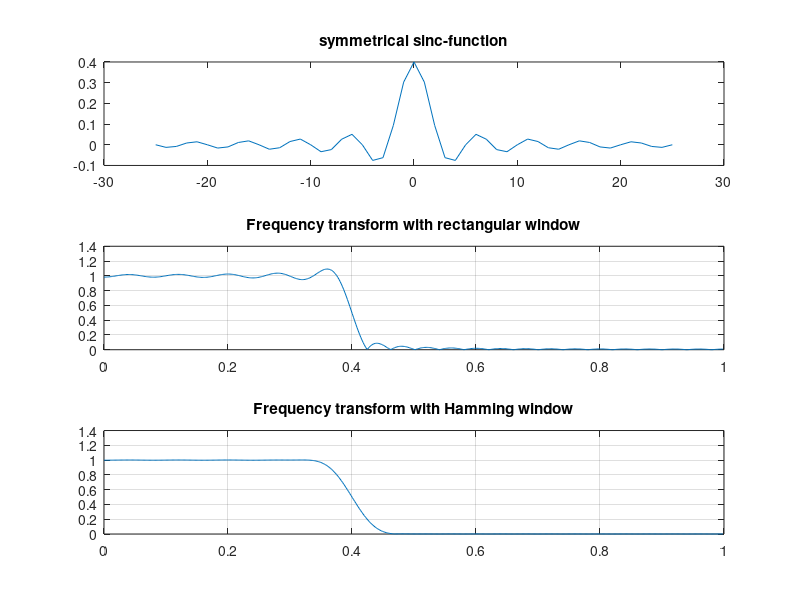

Source code (MATLAB):
% fir_window.m
% Demonstrates windowing  
b = 0.4 * sinc(0.4*(-25:25)); % Symmetrical sinc function 
subplot(3,1,1);
plot((-25:25),b);
title('symmetrical sinc-function');
[H,w] = freqz(b, 1, 512, 2);  % frequency transform for boxcar window
subplot(3,1,2);
plot(w,abs(H)), grid
title('Frequency transform with rectangular window');
b = b.*hamming(51)';          % use transpose hamming vector here 
[H,w] = freqz(b, 1, 512, 2);  % calculate frequency transform for windowed function
subplot(3,1,3);
plot(w,abs(H)), grid
title('Frequency transform with Hamming window');
